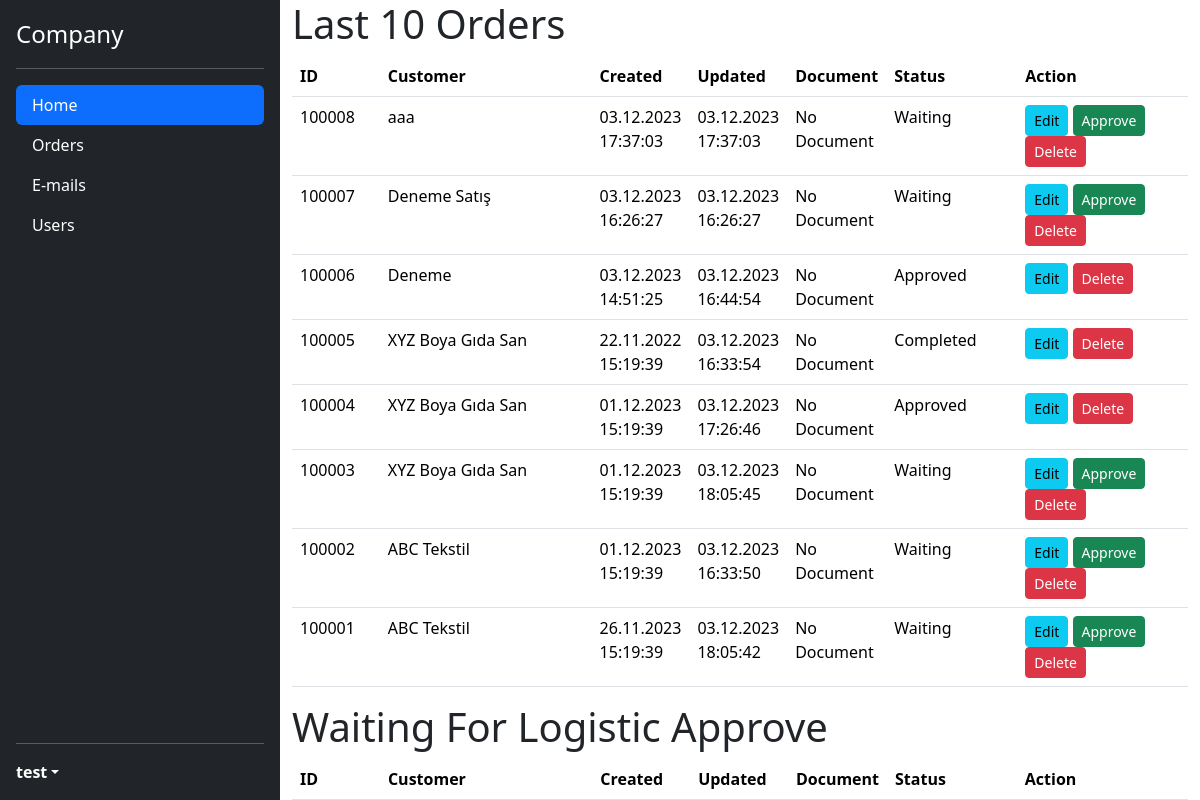
/index.php (signed in), run on the app's committed database.
### tables this page shows
CREATE TABLE `orders` (
  `order_id` int(11) NOT NULL,
  `customer_name` varchar(255) DEFAULT NULL,
  `product_code` varchar(255) DEFAULT NULL,
  `product_description` varchar(255) DEFAULT NULL,
  `order_number` varchar(255) DEFAULT NULL,
  `order_date` varchar(255) DEFAULT NULL,
  `delivery_date` varchar(255) DEFAULT NULL,
  `document` varchar(255) DEFAULT NULL,
  `created_at` datetime DEFAULT CURRENT_TIMESTAMP,
  `updated_at` datetime DEFAULT CURRENT_TIMESTAMP ON UPDATE CURRENT_TIMESTAMP,
  `user_id` int(11) DEFAULT NULL,
  `status` tinyint(4) DEFAULT '1'
);

### config.php (called while the page is built, shortened)
<?php
$u = $_SESSION['user'] ?? null;
?>

### index.php (the view, shortened to what this page needs)
<?php
include "config.php";
?>
<!doctype html>
<html lang="en" data-bs-theme="auto">
<head>
    <link href="css/bootstrap.min.css" rel="stylesheet">
    <link href="sidebars.css" rel="stylesheet">
</head>
<body>
    <main class="d-flex flex-nowrap" style="height:vmax">
        <div class="d-flex flex-column flex-shrink-0 p-3 text-bg-dark" style="width: 280px;">
            <a href="/" class="d-flex align-items-center mb-3 mb-md-0 me-md-auto text-white text-decoration-none"><span
                    class="fs-4">Company</span></a>
            <hr>
            <ul class="nav nav-pills flex-column mb-auto">
                <li class="nav-item">
                    <a href="/" class="nav-link active" aria-current="page">Home</a>
                </li>
                <li>
                    <a href="/orders.php" class="nav-link text-white">Orders</a>
                </li>
                <li>
                    <a href="/e-mails.php" class="nav-link text-white">E-mails</a>
                </li>
                <li>
                    <a href="/users.php" class="nav-link text-white">Users</a>
                </li>
            </ul>
            <hr>
            <div class="dropdown">
                <a href="#" class="d-flex align-items-center text-white text-decoration-none dropdown-toggle"
                    data-bs-toggle="dropdown" aria-expanded="false">
                    <strong>
                        <?= $u["first_name"] ?>
                    </strong>
                </a>
            </div>
        </div>
        <div class="d-flex flex-column" style="width:calc(100% - 200px)">
            <div class="container-fluid">
                <div class="row">
                    <h1>Last 10 Orders</h1>
                    <div class="col-12 col-md-12">
                        <table class="table w-100 order-table">
                            <thead>
                                <tr>
                                    <th>ID</th>
                                    <th>Customer</th>
                                    <th>Created</th>
                                    <th>Updated</th>
                                    <th>Document</th>
                                    <th>Status</th>
                                    <th>Action</th>
                                </tr>
                            </thead>
                            <tbody>
                                <?php
                                $query = $db->prepare("SELECT * FROM `orders` WHERE status>0 ORDER BY order_id DESC LIMIT 10");
                                $query->execute();
                                $orders = $query->fetchAll(\PDO::FETCH_ASSOC);
                                foreach ($orders as $order) {
                                    ?>
                                    <tr>
                                        <td>
                                            <?= $order['order_id'] ?>
                                        </td>
                                        <td>
                                            <?= $order['customer_name'] ?>
                                        </td>
                                        <td>
                                            <?= date("d.m.Y H:i:s", strtotime($order['created_at'])) ?>
                                        </td>
                                        <td>
                                            <?= date("d.m.Y H:i:s", strtotime($order['updated_at'])) ?>
                                        </td>
                                        <td>
                                            <?php if (null !== $order['document']) {
                                                ?>
                                                View Document
                                                <?php
                                            } else { ?>
                                                No Document
                                            <?php } ?>
                                        </td>
                                        <td>
                                            <?php
                                            if ($order['status'] == 1) {
                                                echo "Waiting";
                                            } else if ($order['status'] == 2) {
                                                echo "Approved";
                                            } else if ($order['status'] == 3) {
                                                echo "Completed";
                                            } else {
                                                echo "Cancelled";
                                            }
                                            ?>
                                        </td>
                                        <td>
                                            <a href="/order.php?id=<?= $order['order_id'] ?>&action=edit"
                                                class="btn btn-sm btn-info">Edit</a>
                                            <?php if (($u['role'] == "logistic" || $u['role'] == "admin") && $order['status'] == 1) { ?>
                                                <a href="/orders.php?id=<?= $order['order_id'] ?>&action=approve"
                                                    class="btn btn-sm btn-success">Approve</a>
                                            <?php } ?>
                                            <a href="/orders.php?id=<?= $order['order_id'] ?>&action=delete"
                                                class="btn btn-sm btn-danger">Delete</a>
                                        </td>
                                    </tr>
                                    <?php
                                }
                                ?>
                            </tbody>
                        </table>
                    </div>
                </div>
                <div class="row">
                    <h1>Waiting For Logistic Approve</h1>
                    <div class="col-12 col-md-12">
                        <table class="table w-100 order-table">
                            <thead>
                                <tr>
                                    <th>ID</th>
                                    <th>Customer</th>
                                    <th>Created</th>
                                    <th>Updated</th>
                                    <th>Document</th>
                                    <th>Status</th>
                                    <th>Action</th>
                                </tr>
                            </thead>
                        </table>
                    </div>
                </div>
            </div>
        </div>
    </main>
</body>
</html>

### sidebars.css (style rules this page uses)
body { min-height: 100vh; min-height: -webkit-fill-available; }
html { height: -webkit-fill-available; }
main { height: 100vh; height: -webkit-fill-available; max-height: 100vh; overflow-x: auto; overflow-y: hidden; }
.dropdown-toggle { outline: 0; }

### index.php (style rules this page uses)
table.order-table tr th:nth-child(1) { width: 10%; }
table.order-table tr th:nth-child(2) { width: 25%; }
table.order-table tr th:nth-child(3) { width: 10%; }
table.order-table tr th:nth-child(4) { width: 10%; }
table.order-table tr th:nth-child(5) { width: 10%; }
table.order-table tr th:nth-child(6) { width: 15%; }
table.order-table tr th:nth-child(7) { width: 20%; }

### data on the page
orders: order_id "100008", customer_name "aaa", created_at "03.12.2023 17:37:03", updated_at "03.12.2023 17:37:03", shows "No Document", status "Waiting"
orders: order_id "100007", customer_name "Deneme Satış", created_at "03.12.2023 16:26:27", updated_at "03.12.2023 16:26:27", shows "No Document", status "Waiting"
orders: order_id "100006", customer_name "Deneme", created_at "03.12.2023 14:51:25", updated_at "03.12.2023 16:44:54", shows "No Document", status "Approved"
orders: order_id "100005", customer_name "XYZ Boya Gıda San", created_at "22.11.2022 15:19:39", updated_at "03.12.2023 16:33:54", shows "No Document", status "Completed"
orders: order_id "100004", customer_name "XYZ Boya Gıda San", created_at "01.12.2023 15:19:39", updated_at "03.12.2023 17:26:46", shows "No Document", status "Approved"
orders: order_id "100003", customer_name "XYZ Boya Gıda San", created_at "01.12.2023 15:19:39", updated_at "03.12.2023 18:05:45", shows "No Document", status "Waiting"
orders: order_id "100002", customer_name "ABC Tekstil", created_at "01.12.2023 15:19:39", updated_at "03.12.2023 16:33:50", shows "No Document", status "Waiting"
orders: order_id "100001", customer_name "ABC Tekstil", created_at "26.11.2023 15:19:39", updated_at "03.12.2023 18:05:42", shows "No Document", status "Waiting"

### other printed values
$u["first_name"] "test"
